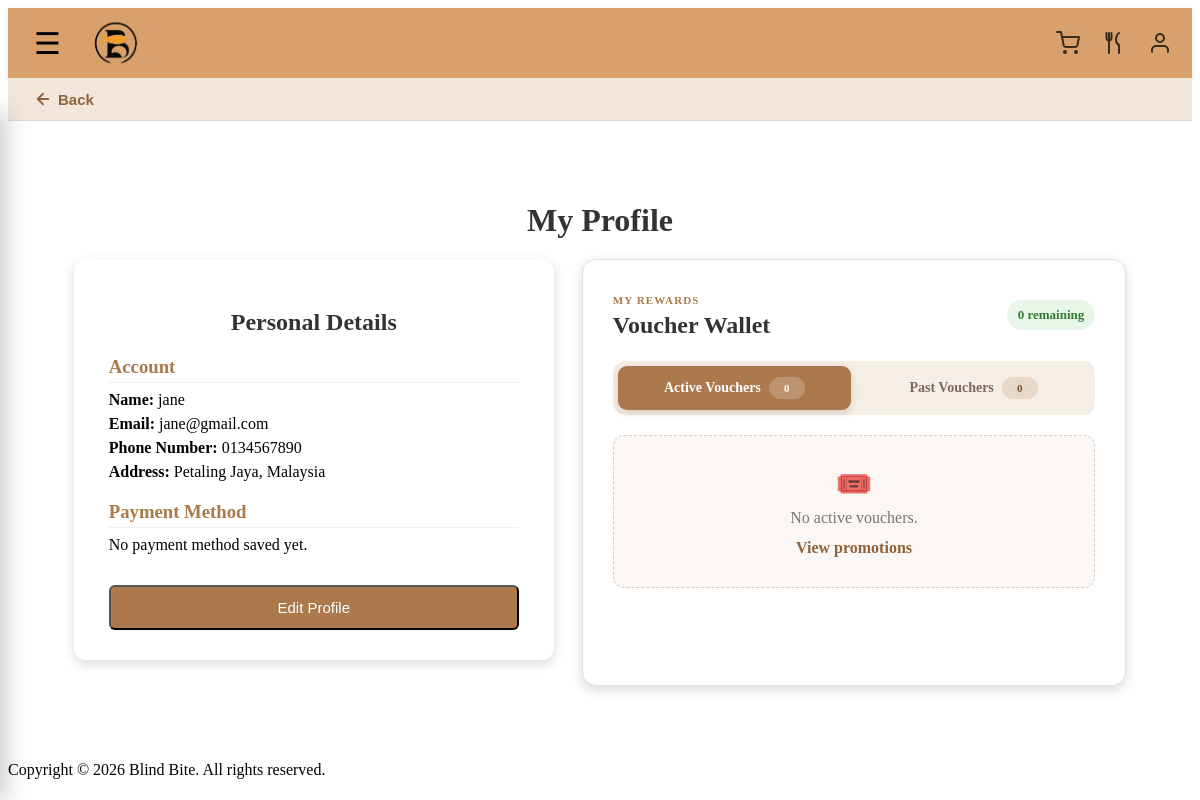
Screenshot of /authentication/profile.php (signed in) with the database file from the repository.
### tables this page shows
CREATE TABLE users (
    username VARCHAR(50) PRIMARY KEY,
    password VARCHAR(255) NOT NULL,
    email VARCHAR(50) NOT NULL UNIQUE,
    gender ENUM('MALE','FEMALE','OTHER') NOT NULL,
    date_of_birth DATE,
    address TEXT,
    phone_number VARCHAR(20) NOT NULL UNIQUE,
    created_at TIMESTAMP DEFAULT CURRENT_TIMESTAMP
);

### authentication/profile.php (the view, shortened to what this page needs)
<?php
include '../config/db_connect.php';
$username = $_SESSION['username'];
$error = "";
$stmt = $conn->prepare("SELECT * FROM users WHERE username = ?");
$stmt->bind_param("s", $username);
$stmt->execute();
$user = $stmt->get_result()->fetch_assoc();
$pmStmt = $conn->prepare("SELECT * FROM paymentmethod WHERE username = ?");
$pmStmt->bind_param("s", $username);
$pmStmt->execute();
$paymentMethod = $pmStmt->get_result()->fetch_assoc();
$activeVouchers = [];
$pastVouchers = [];
$showEditOnLoad = !empty($error);
include '../includes/header.php';
include '../includes/navigation.php';
?>
<link rel="stylesheet" href="../css/profile.css">
<main class="profile-page" data-show-edit="<?php echo $showEditOnLoad ? '1' : '0'; ?>">
    <h1>My Profile</h1>
    <div class="profile-overview">
        <div id="profile-view" class="profile-card">
            <h2>Personal Details</h2>
            <h3>Account</h3>
            <p><strong>Name:</strong> <?php echo htmlspecialchars($user['username']); ?></p>
            <p><strong>Email:</strong> <?php echo htmlspecialchars($user['email']); ?></p>
            <p><strong>Phone Number:</strong> <?php echo htmlspecialchars($user['phone_number']); ?></p>
            <p><strong>Address:</strong> <?php echo htmlspecialchars($user['address']); ?></p>
            <h3>Payment Method</h3>
            <?php if ($paymentMethod) : ?>
                <p><strong>Cardholder Name:</strong> <?php echo htmlspecialchars($paymentMethod['cardholder_name']); ?></p>
                <p><strong>Card Number:</strong> **** **** **** <?php echo htmlspecialchars(substr($paymentMethod['card_number'], -4)); ?></p>
                <p><strong>Expiry Date:</strong> <?php echo htmlspecialchars($paymentMethod['expiry_date']); ?></p>
            <?php else : ?>
                <p>No payment method saved yet.</p>
            <?php endif; ?>
            <button type="button" id="edit-profile-btn" class="edit-profile-btn">Edit Profile</button>
        </div>
        <section id="profile-vouchers" class="voucher-wallet-card" aria-labelledby="voucherWalletTitle">
            <div class="voucher-wallet-header">
                <div>
                    <span class="voucher-wallet-kicker">My rewards</span>
                    <h2 id="voucherWalletTitle">Voucher Wallet</h2>
                </div>
                <span class="voucher-count">
                    <?php echo count($activeVouchers); ?> remaining
                </span>
            </div>
            <div class="voucher-tabs" role="tablist" aria-label="Voucher categories">
                <button
                    type="button"
                    class="voucher-tab-btn is-active"
                    id="activeVoucherTab"
                    role="tab"
                    aria-selected="true"
                    aria-controls="activeVoucherPanel">
                    Active Vouchers
                    <span><?php echo count($activeVouchers); ?></span>
                </button>
                <button
                    type="button"
                    class="voucher-tab-btn"
                    id="pastVoucherTab"
                    role="tab"
                    aria-selected="false"
                    aria-controls="pastVoucherPanel">
                    Past Vouchers
                    <span><?php echo count($pastVouchers); ?></span>
                </button>
            </div>
            <div class="voucher-tab-panels">
                <div
                    class="voucher-column voucher-tab-panel active-voucher-column"
                    id="activeVoucherPanel"
                    role="tabpanel"
                    aria-labelledby="activeVoucherTab">
                    <?php if (empty($activeVouchers)) : ?>
                        <div class="voucher-empty">
                            <span aria-hidden="true">🎟️</span>
                            <p>No active vouchers.</p>
                            <a href="../index.php#promotions">View promotions</a>
                        </div>
                    <?php endif; ?>
                </div>
            </div>
        </section>
    </div>
</main>
<?php include '../includes/footer.php'; ?>

### css/profile.css (style rules this page uses)
.profile-page { width:100%; flex:1; display:flex; flex-direction:column; align-items:center; padding:60px 20px; box-sizing:border-box; }
.profile-page h1 { margin-bottom:20px; color:#333; }
.profile-card { width:480px; max-width:100%; background:#fff; padding:30px 35px; border-radius:12px; box-shadow:0 4px 12px rgba(0,0,0,0.15); }
.profile-card h2 { text-align:center; margin-bottom:15px; color:#333; }
.profile-card h3 { margin-top:20px; margin-bottom:8px; color:#ab794b; border-bottom:1px solid #eee; padding-bottom:4px; }
.profile-card p { margin:6px 0; }
.edit-profile-btn, .cancel-btn { display:inline-block; margin-top:25px; padding:12px 20px; border-radius:6px; font-size:15px; text-decoration:none; text-align:center; cursor:pointer; transition:0.3s; }
.edit-profile-btn { background:#ab794b; color:#fff; width:100%; box-sizing:border-box; }
.profile-overview { display: grid; grid-template-columns: minmax(340px, 480px) minmax(0, 1fr); align-items: start; gap: 28px; width: 92%; max-width: 1280px; }
.profile-overview .profile-card { width: auto; }
.voucher-wallet-card { min-width: 0; padding: 30px; border: 1px solid #eadfd5; border-radius: 14px; background: #fff; box-shadow: 0 4px 12px rgba(0,0,0,0.15); }
.voucher-wallet-header { display: flex; align-items: center; justify-content: space-between; gap: 20px; margin-bottom: 22px; }
.voucher-wallet-kicker { color: #ab794b; font-size: 11px; font-weight: 800; letter-spacing: 1.1px; text-transform: uppercase; }
.voucher-wallet-header h2 { margin: 4px 0 0; color: #333; }
.voucher-count { flex-shrink: 0; padding: 7px 11px; border-radius: 999px; background: #e8f5e9; color: #2e7d32; font-size: 13px; font-weight: bold; }
.voucher-tabs { display: grid; grid-template-columns: repeat(2, minmax(0, 1fr)); gap: 6px; margin-bottom: 20px; padding: 5px; border-radius: 12px; background: #f5eee7; }
.voucher-tab-btn { display: flex; align-items: center; justify-content: center; gap: 8px; padding: 11px 14px; border: 0; border-radius: 9px; background: transparent; color: #7b6a5c; font: inherit; font-size: 14px; font-weight: 700; cursor: pointer; transition: background-color 0.2s ease, color 0.2s ease, box-shadow 0.2s ease; }
.voucher-tab-btn span { min-width: 22px; padding: 2px 7px; border-radius: 999px; background: #e7d8ca; color: #765237; font-size: 11px; line-height: 18px; }
.voucher-tab-btn.is-active { background: #ab794b; color: #fff; box-shadow: 0 3px 9px rgba(111, 75, 43, 0.2); }
.voucher-tab-btn.is-active span { background: rgba(255, 255, 255, 0.2); color: #fff; }
.voucher-tab-panels { min-height: 220px; }
.voucher-column { min-width: 0; }
.profile-voucher-item > a, .voucher-empty a { display: inline-block; margin-top: 12px; color: #8f623c; font-weight: bold; text-decoration: none; }
.voucher-empty { padding: 30px 15px; border: 1px dashed #d8cec4; border-radius: 11px; background: #faf7f4; color: #777; text-align: center; }
.voucher-empty > span { font-size: 30px; }
.voucher-empty p { margin: 8px 0 0; }

### rows the page displays
users: username "jane", email "jane@gmail.com", phone_number "0134567890", address "Petaling Jaya, Malaysia"

### other values shown
count($activeVouchers) "0"
count($pastVouchers) "0"
